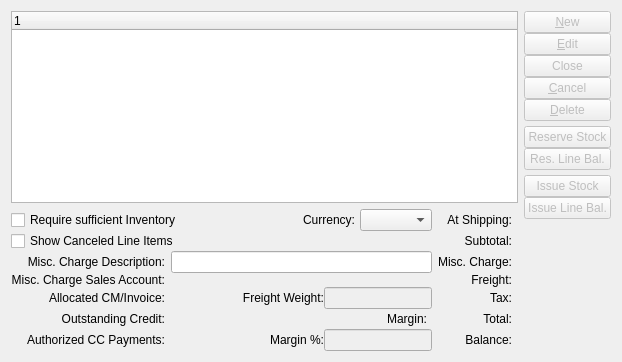
     <widget class="QWidget" name="_lineItemsPage">
      <attribute name="title">
       <string>&amp;Line Items</string>
      </attribute>
      <layout class="QGridLayout">
       <item row="0" column="0">
        <widget class="XTreeWidget" name="_soitem">
         <property name="focusPolicy">
          <enum>Qt::StrongFocus</enum>
         </property>
         <property name="rootIsDecorated">
          <bool>true</bool>
         </property>
        </widget>
       </item>
       <item row="0" column="1" rowspan="2">
        <layout class="QVBoxLayout">
         <property name="spacing">
          <number>5</number>
         </property>
         <item>
          <layout class="QVBoxLayout">
           <property name="spacing">
            <number>0</number>
           </property>
           <item>
            <widget class="QPushButton" name="_new">
             <property name="enabled">
              <bool>false</bool>
             </property>
             <property name="focusPolicy">
              <enum>Qt::StrongFocus</enum>
             </property>
             <property name="text">
              <string>&amp;New</string>
             </property>
             <property name="autoDefault">
              <bool>true</bool>
             </property>
            </widget>
           </item>
           <item>
            <widget class="QPushButton" name="_edit">
             <property name="enabled">
              <bool>false</bool>
             </property>
             <property name="focusPolicy">
              <enum>Qt::StrongFocus</enum>
             </property>
             <property name="text">
              <string>&amp;Edit</string>
             </property>
             <property name="autoDefault">
              <bool>true</bool>
             </property>
            </widget>
           </item>
           <item>
            <widget class="QPushButton" name="_action">
             <property name="enabled">
              <bool>false</bool>
             </property>
             <property name="focusPolicy">
              <enum>Qt::NoFocus</enum>
             </property>
             <property name="text">
              <string>Close</string>
             </property>
             <property name="autoDefault">
              <bool>true</bool>
             </property>
            </widget>
           </item>
           <item>
            <widget class="QPushButton" name="_cancel">
             <property name="enabled">
              <bool>false</bool>
             </property>
             <property name="focusPolicy">
              <enum>Qt::NoFocus</enum>
             </property>
             <property name="text">
              <string>&amp;Cancel</string>
             </property>
             <property name="autoDefault">
              <bool>true</bool>
             </property>
            </widget>
           </item>
           <item>
            <widget class="QPushButton" name="_delete">
             <property name="enabled">
              <bool>false</bool>
             </property>
             <property name="focusPolicy">
              <enum>Qt::NoFocus</enum>
             </property>
             <property name="text">
              <string>&amp;Delete</string>
             </property>
             <property name="autoDefault">
              <bool>true</bool>
             </property>
            </widget>
           </item>
          </layout>
         </item>
         <item>
          <layout class="QVBoxLayout">
           <property name="spacing">
            <number>0</number>
           </property>
           <property name="topMargin">
            <number>0</number>
           </property>
           <item>
            <widget class="QPushButton" name="_reserveStock">
             <property name="enabled">
              <bool>false</bool>
             </property>
             <property name="focusPolicy">
              <enum>Qt::NoFocus</enum>
             </property>
             <property name="text">
              <string>Reserve Stock</string>
             </property>
            </widget>
           </item>
           <item>
            <widget class="QPushButton" name="_reserveLineBalance">
             <property name="enabled">
              <bool>false</bool>
             </property>
             <property name="focusPolicy">
              <enum>Qt::NoFocus</enum>
             </property>
             <property name="text">
              <string>Res. Line Bal.</string>
             </property>
            </widget>
           </item>
          </layout>
         </item>
         <item>
          <layout class="QVBoxLayout">
           <property name="spacing">
            <number>0</number>
           </property>
           <item>
            <widget class="QPushButton" name="_issueStock">
             <property name="enabled">
              <bool>false</bool>
             </property>
             <property name="focusPolicy">
              <enum>Qt::NoFocus</enum>
             </property>
             <property name="text">
              <string>Issue Stock</string>
             </property>
            </widget>
           </item>
           <item>
            <widget class="QPushButton" name="_issueLineBalance">
             <property name="enabled">
              <bool>false</bool>
             </property>
             <property name="focusPolicy">
              <enum>Qt::NoFocus</enum>
             </property>
             <property name="text">
              <string>Issue Line Bal.</string>
             </property>
            </widget>
           </item>
          </layout>
         </item>
         <item>
          <spacer>
           <property name="orientation">
            <enum>Qt::Vertical</enum>
           </property>
           <property name="sizeType">
            <enum>QSizePolicy::Expanding</enum>
           </property>
           <property name="sizeHint" stdset="0">
            <size>
             <width>20</width>
             <height>20</height>
            </size>
           </property>
          </spacer>
         </item>
        </layout>
       </item>
       <item row="1" column="0">
        <layout class="QGridLayout">
         <property name="verticalSpacing">
          <number>0</number>
         </property>
         <item row="0" column="0" colspan="2">
          <widget class="QCheckBox" name="_requireInventory">
           <property name="text">
            <string>Require sufficient Inventory</string>
           </property>
          </widget>
         </item>
         <item row="0" column="2">
          <layout class="QHBoxLayout">
           <property name="spacing">
            <number>5</number>
           </property>
           <item>
            <spacer>
             <property name="orientation">
              <enum>Qt::Horizontal</enum>
             </property>
             <property name="sizeHint" stdset="0">
              <size>
               <width>0</width>
               <height>20</height>
              </size>
             </property>
            </spacer>
           </item>
           <item>
            <widget class="QLabel" name="_orderCurrencyLit">
             <property name="text">
              <string>Currency:</string>
             </property>
             <property name="alignment">
              <set>Qt::AlignRight|Qt::AlignTrailing|Qt::AlignVCenter</set>
             </property>
             <property name="buddy">
              <cstring>_orderCurrency</cstring>
             </property>
            </widget>
           </item>
           <item>
            <widget class="XComboBox" name="_orderCurrency">
             <property name="type">
              <enum>XComboBox::Currencies</enum>
             </property>
            </widget>
           </item>
          </layout>
         </item>
         <item row="1" column="0" colspan="2">
          <widget class="QCheckBox" name="_showCanceled">
           <property name="text">
            <string>Show Canceled Line Items</string>
           </property>
          </widget>
         </item>
         <item row="2" column="0">
          <widget class="QLabel" name="_miscChargeDescriptionLit">
           <property name="text">
            <string>Misc. Charge Description:</string>
           </property>
           <property name="alignment">
            <set>Qt::AlignRight|Qt::AlignTrailing|Qt::AlignVCenter</set>
           </property>
          </widget>
         </item>
         <item row="2" column="1" colspan="2">
          <widget class="XLineEdit" name="_miscChargeDescription"/>
         </item>
         <item row="3" column="0">
          <widget class="QLabel" name="_miscChargeAccountLit">
           <property name="text">
            <string>Misc. Charge Sales Account:</string>
           </property>
           <property name="alignment">
            <set>Qt::AlignRight|Qt::AlignTrailing|Qt::AlignVCenter</set>
           </property>
          </widget>
         </item>
         <item row="3" column="1" colspan="2">
          <widget class="GLCluster" name="_miscChargeAccount"/>
         </item>
         <item row="4" column="1">
          <widget class="CurrDisplay" name="_allocatedCM">
           <property name="sizePolicy">
            <sizepolicy hsizetype="Preferred" vsizetype="Fixed">
             <horstretch>0</horstretch>
             <verstretch>0</verstretch>
            </sizepolicy>
           </property>
           <property name="maximumSize">
            <size>
             <width>100</width>
             <height>32767</height>
            </size>
           </property>
          </widget>
         </item>
         <item row="4" column="2">
          <layout class="QHBoxLayout">
           <property name="spacing">
            <number>0</number>
           </property>
           <item>
            <spacer>
             <property name="orientation">
              <enum>Qt::Horizontal</enum>
             </property>
             <property name="sizeHint" stdset="0">
              <size>
               <width>51</width>
               <height>20</height>
              </size>
             </property>
            </spacer>
           </item>
           <item>
            <widget class="QLabel" name="_weightLit">
             <property name="text">
              <string> Freight Weight:</string>
             </property>
             <property name="alignment">
              <set>Qt::AlignRight|Qt::AlignTrailing|Qt::AlignVCenter</set>
             </property>
            </widget>
           </item>
           <item>
            <widget class="XLineEdit" name="_weight">
             <property name="enabled">
              <bool>false</bool>
             </property>
             <property name="sizePolicy">
              <sizepolicy hsizetype="Preferred" vsizetype="Fixed">
               <horstretch>0</horstretch>
               <verstretch>0</verstretch>
              </sizepolicy>
             </property>
             <property name="alignment">
              <set>Qt::AlignRight</set>
             </property>
            </widget>
           </item>
          </layout>
         </item>
         <item row="5" column="0">
          <widget class="QLabel" name="_outstandingCMLit">
           <property name="text">
            <string>Outstanding Credit:</string>
           </property>
           <property name="alignment">
            <set>Qt::AlignRight|Qt::AlignTrailing|Qt::AlignVCenter</set>
           </property>
          </widget>
         </item>
         <item row="5" column="1">
          <widget class="CurrDisplay" name="_outstandingCM">
           <property name="sizePolicy">
            <sizepolicy hsizetype="Preferred" vsizetype="Fixed">
             <horstretch>0</horstretch>
             <verstretch>0</verstretch>
            </sizepolicy>
           </property>
           <property name="maximumSize">
            <size>
             <width>100</width>
             <height>32767</height>
            </size>
           </property>
          </widget>
         </item>
         <item row="6" column="0">
          <widget class="QLabel" name="_authCCLit">
           <property name="text">
            <string>Authorized CC Payments:</string>
           </property>
           <property name="alignment">
            <set>Qt::AlignRight|Qt::AlignTrailing|Qt::AlignVCenter</set>
           </property>
          </widget>
         </item>
         <item row="6" column="1">
          <widget class="CurrDisplay" name="_authCC">
           <property name="sizePolicy">
            <sizepolicy hsizetype="Preferred" vsizetype="Fixed">
             <horstretch>0</horstretch>
             <verstretch>0</verstretch>
            </sizepolicy>
           </property>
           <property name="maximumSize">
            <size>
             <width>100</width>
             <height>32767</height>
            </size>
           </property>
          </widget>
         </item>
         <item row="0" column="3">
          <widget class="QLabel" name="_amountAtShippingLit">
           <property name="text">
            <string>At Shipping:</string>
           </property>
           <property name="alignment">
            <set>Qt::AlignRight|Qt::AlignTrailing|Qt::AlignVCenter</set>
           </property>
          </widget>
         </item>
         <item row="1" column="3">
          <widget class="QLabel" name="_subtotalLit">
           <property name="text">
            <string>Subtotal:</string>
           </property>
           <property name="alignment">
            <set>Qt::AlignRight|Qt::AlignTrailing|Qt::AlignVCenter</set>
           </property>
          </widget>
         </item>
         <item row="2" column="3">
          <widget class="QLabel" name="_miscChargeAmountLit">
           <property name="text">
            <string>Misc. Charge:</string>
           </property>
           <property name="alignment">
            <set>Qt::AlignRight|Qt::AlignTrailing|Qt::AlignVCenter</set>
           </property>
          </widget>
         </item>
         <item row="0" column="4">
          <widget class="CurrDisplay" name="_amountAtShipping"/>
         </item>
         <item row="1" column="4">
          <widget class="CurrDisplay" name="_subtotal">
           <property name="sizePolicy">
            <sizepolicy hsizetype="Preferred" vsizetype="Fixed">
             <horstretch>0</horstretch>
             <verstretch>0</verstretch>
            </sizepolicy>
           </property>
          </widget>
         </item>
         <item row="2" column="4">
          <widget class="CurrCluster" name="_miscCharge">
           <property name="sizePolicy">
            <sizepolicy hsizetype="Preferred" vsizetype="Fixed">
             <horstretch>0</horstretch>
             <verstretch>0</verstretch>
            </sizepolicy>
           </property>
           <property name="allowNegative">
            <bool>true</bool>
           </property>
           <property name="baseVisible">
            <bool>false</bool>
           </property>
           <property name="currencyEditable" stdset="0">
            <bool>false</bool>
           </property>
           <property name="currencyVisible">
            <bool>false</bool>
           </property>
          </widget>
         </item>
         <item row="3" column="3">
          <widget class="XURLLabel" name="_freightLit">
           <property name="text">
            <string>Freight:</string>
           </property>
           <property name="alignment">
            <set>Qt::AlignRight|Qt::AlignTrailing|Qt::AlignVCenter</set>
           </property>
          </widget>
         </item>
         <item row="3" column="4">
          <widget class="CurrCluster" name="_freight">
           <property name="sizePolicy">
            <sizepolicy hsizetype="Preferred" vsizetype="Fixed">
             <horstretch>0</horstretch>
             <verstretch>0</verstretch>
            </sizepolicy>
           </property>
           <property name="baseVisible">
            <bool>false</bool>
           </property>
           <property name="currencyEditable" stdset="0">
            <bool>false</bool>
           </property>
           <property name="currencyVisible">
            <bool>false</bool>
           </property>
          </widget>
         </item>
         <item row="4" column="3">
          <widget class="XURLLabel" name="_taxLit">
           <property name="text">
            <string>Tax:</string>
           </property>
           <property name="alignment">
            <set>Qt::AlignRight|Qt::AlignTrailing|Qt::AlignVCenter</set>
           </property>
          </widget>
         </item>
         <item row="4" column="4">
          <widget class="CurrDisplay" name="_tax">
           <property name="sizePolicy">
            <sizepolicy hsizetype="Preferred" vsizetype="Fixed">
             <horstretch>0</horstretch>
             <verstretch>0</verstretch>
            </sizepolicy>
           </property>
          </widget>
         </item>
         <item row="5" column="3">
          <widget class="QLabel" name="_totalLit">
           <property name="text">
            <string>Total:</string>
           </property>
           <property name="alignment">
            <set>Qt::AlignRight|Qt::AlignTrailing|Qt::AlignVCenter</set>
           </property>
          </widget>
         </item>
         <item row="5" column="4">
          <widget class="CurrCluster" name="_total">
           <property name="currencyEditable" stdset="0">
            <bool>false</bool>
           </property>
           <property name="currencyVisible">
            <bool>false</bool>
           </property>
           <property name="enabled">
            <bool>false</bool>
           </property>
          </widget>
         </item>
         <item row="6" column="3">
          <widget class="QLabel" name="_balanceLit">
           <property name="text">
            <string>Balance:</string>
           </property>
           <property name="alignment">
            <set>Qt::AlignRight|Qt::AlignTrailing|Qt::AlignVCenter</set>
           </property>
          </widget>
         </item>
         <item row="6" column="4">
          <widget class="CurrCluster" name="_balance">
           <property name="currencyEditable" stdset="0">
            <bool>false</bool>
           </property>
           <property name="currencyVisible">
            <bool>false</bool>
           </property>
           <property name="enabled">
            <bool>false</bool>
           </property>
          </widget>
         </item>
         <item row="4" column="0">
          <widget class="XURLLabel" name="_allocatedCMLit">
           <property name="text">
            <string>Allocated CM/Invoice:</string>
           </property>
           <property name="alignment">
            <set>Qt::AlignRight|Qt::AlignTrailing|Qt::AlignVCenter</set>
           </property>
          </widget>
         </item>
         <item row="5" column="2">
          <layout class="QHBoxLayout">
           <property name="spacing">
            <number>5</number>
           </property>
           <item>
            <spacer>
             <property name="orientation">
              <enum>Qt::Horizontal</enum>
             </property>
             <property name="sizeHint" stdset="0">
              <size>
               <width>16</width>
               <height>20</height>
              </size>
             </property>
            </spacer>
           </item>
           <item>
            <widget class="QLabel" name="_marginLit">
             <property name="text">
              <string>Margin:</string>
             </property>
             <property name="alignment">
              <set>Qt::AlignRight|Qt::AlignTrailing|Qt::AlignVCenter</set>
             </property>
            </widget>
           </item>
           <item>
            <widget class="CurrCluster" name="_margin">
             <property name="currencyEditable" stdset="0">
              <bool>false</bool>
             </property>
             <property name="currencyVisible">
              <bool>false</bool>
             </property>
             <property name="enabled">
              <bool>false</bool>
             </property>
            </widget>
           </item>
          </layout>
         </item>
         <item row="6" column="2">
          <layout class="QHBoxLayout" name="horizontalLayout_7">
           <item>
            <spacer name="horizontalSpacer_5">
             <property name="orientation">
              <enum>Qt::Horizontal</enum>
             </property>
             <property name="sizeHint" stdset="0">
              <size>
               <width>40</width>
               <height>20</height>
              </size>
             </property>
            </spacer>
           </item>
           <item>
            <widget class="QLabel" name="_marginPercentLit">
             <property name="text">
              <string>Margin %:</string>
             </property>
             <property name="alignment">
              <set>Qt::AlignRight|Qt::AlignTrailing|Qt::AlignVCenter</set>
             </property>
            </widget>
           </item>
           <item>
            <widget class="XLineEdit" name="_marginPercent">
             <property name="enabled">
              <bool>false</bool>
             </property>
             <property name="alignment">
              <set>Qt::AlignRight|Qt::AlignTrailing|Qt::AlignVCenter</set>
             </property>
            </widget>
           </item>
          </layout>
         </item>
        </layout>
       </item>
      </layout>
     </widget>
